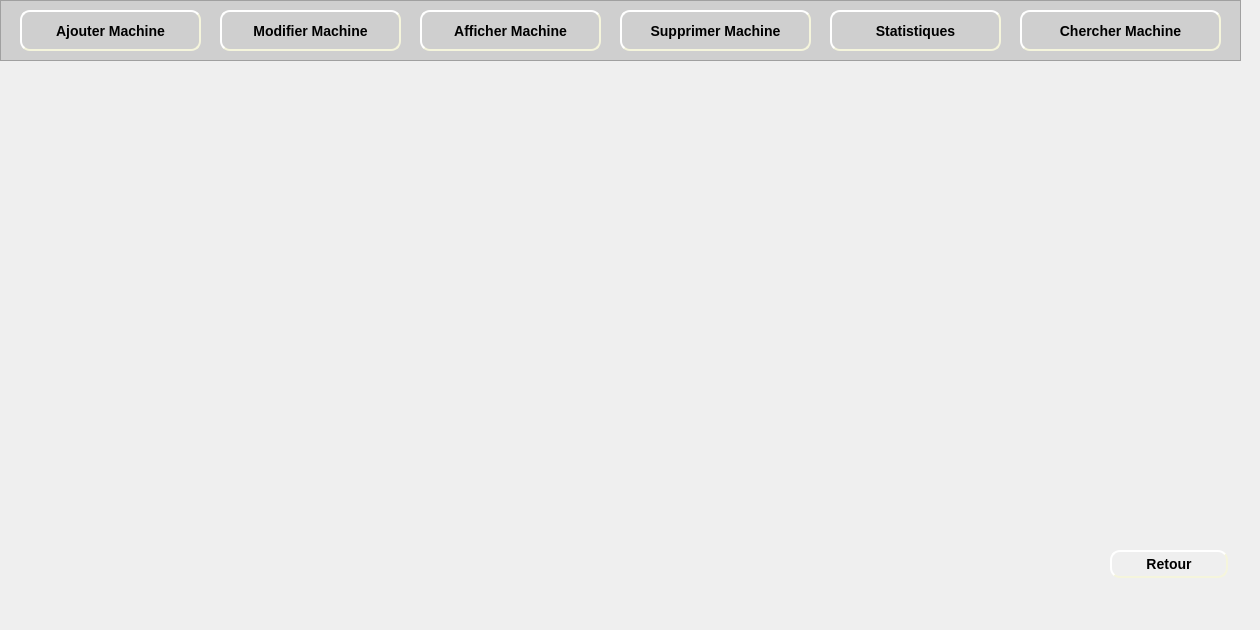
    <widget class="QWidget" name="page_12">
     <widget class="QFrame" name="frame_11">
      <property name="geometry">
       <rect>
        <x>0</x>
        <y>0</y>
        <width>1241</width>
        <height>61</height>
       </rect>
      </property>
      <property name="styleSheet">
       <string notr="true">background-color: rgb(207, 207, 207);</string>
      </property>
      <property name="frameShape">
       <enum>QFrame::StyledPanel</enum>
      </property>
      <property name="frameShadow">
       <enum>QFrame::Raised</enum>
      </property>
      <widget class="QPushButton" name="pushButton_ajouterMachine_7">
       <property name="geometry">
        <rect>
         <x>20</x>
         <y>10</y>
         <width>181</width>
         <height>41</height>
        </rect>
       </property>
       <property name="styleSheet">
        <string notr="true">#pushButton_ajouterMachine_7
{
	background-color: rgb(207, 207, 207);
	border-color: beige;
border-style: outset;
  border-width: 2px;
  border-radius: 10px;
  font: bold 14px;
  min-width: 6em;
  padding: 6px;

}
#pushButton_ajouterMachine_7:hover
{
	border-color: blue;
}</string>
       </property>
       <property name="text">
        <string>Ajouter Machine</string>
       </property>
      </widget>
      <widget class="QLabel" name="label_92">
       <property name="geometry">
        <rect>
         <x>30</x>
         <y>20</y>
         <width>21</width>
         <height>21</height>
        </rect>
       </property>
       <property name="text">
        <string/>
       </property>
       <property name="pixmap">
        <pixmap>../Bouttons/ajouMachine-removebg-preview.png</pixmap>
       </property>
       <property name="scaledContents">
        <bool>true</bool>
       </property>
      </widget>
      <widget class="QPushButton" name="pushButton_modifierMachine_7">
       <property name="geometry">
        <rect>
         <x>220</x>
         <y>10</y>
         <width>181</width>
         <height>41</height>
        </rect>
       </property>
       <property name="styleSheet">
        <string notr="true">#pushButton_modifierMachine_7
{
	background-color: rgb(207, 207, 207);
	border-color: beige;
border-style: outset;
  border-width: 2px;
  border-radius: 10px;
  font: bold 14px;
  min-width: 6em;
  padding: 6px;

}
#pushButton_modifierMachine_7:hover
{
	border-color: blue;
}</string>
       </property>
       <property name="text">
        <string>Modifier Machine</string>
       </property>
      </widget>
      <widget class="QLabel" name="label_93">
       <property name="geometry">
        <rect>
         <x>230</x>
         <y>20</y>
         <width>21</width>
         <height>21</height>
        </rect>
       </property>
       <property name="text">
        <string/>
       </property>
       <property name="pixmap">
        <pixmap>../Bouttons/modifier-removebg-preview.png</pixmap>
       </property>
       <property name="scaledContents">
        <bool>true</bool>
       </property>
      </widget>
      <widget class="QPushButton" name="pushButton_afficherMachine_6">
       <property name="geometry">
        <rect>
         <x>420</x>
         <y>10</y>
         <width>181</width>
         <height>41</height>
        </rect>
       </property>
       <property name="styleSheet">
        <string notr="true">#pushButton_afficherMachine_6
{

	border-color: beige;
border-style: outset;
  border-width: 2px;
  border-radius: 10px;
  font: bold 14px;
  min-width: 6em;
  padding: 6px;

}
#pushButton_afficherMachine_6:hover
{
	border-color: blue;
}</string>
       </property>
       <property name="text">
        <string>Afficher Machine</string>
       </property>
      </widget>
      <widget class="QLabel" name="label_94">
       <property name="geometry">
        <rect>
         <x>430</x>
         <y>20</y>
         <width>21</width>
         <height>21</height>
        </rect>
       </property>
       <property name="text">
        <string/>
       </property>
       <property name="pixmap">
        <pixmap>../Bouttons/afficher-removebg-preview.png</pixmap>
       </property>
       <property name="scaledContents">
        <bool>true</bool>
       </property>
      </widget>
      <widget class="QPushButton" name="pushButton_supprimerMachine_6">
       <property name="geometry">
        <rect>
         <x>620</x>
         <y>10</y>
         <width>191</width>
         <height>41</height>
        </rect>
       </property>
       <property name="styleSheet">
        <string notr="true">#pushButton_supprimerMachine_6
{
	background-color: rgb(207, 207, 207);
	border-color: beige;
border-style: outset;
  border-width: 2px;
  border-radius: 10px;
  font: bold 14px;
  min-width: 6em;
  padding: 6px;

}
#pushButton_supprimerMachine_6:hover
{
	border-color: blue;
}</string>
       </property>
       <property name="text">
        <string>Supprimer Machine</string>
       </property>
      </widget>
      <widget class="QLabel" name="label_95">
       <property name="geometry">
        <rect>
         <x>630</x>
         <y>20</y>
         <width>16</width>
         <height>20</height>
        </rect>
       </property>
       <property name="text">
        <string/>
       </property>
       <property name="pixmap">
        <pixmap>../Bouttons/supprimerMachine-removebg-preview.png</pixmap>
       </property>
       <property name="scaledContents">
        <bool>true</bool>
       </property>
      </widget>
      <widget class="QPushButton" name="pushButton_statistiques_6">
       <property name="geometry">
        <rect>
         <x>830</x>
         <y>10</y>
         <width>171</width>
         <height>41</height>
        </rect>
       </property>
       <property name="styleSheet">
        <string notr="true">#pushButton_statistiques_6
{
	background-color: rgb(207, 207, 207);
	border-color: beige;
border-style: outset;
  border-width: 2px;
  border-radius: 10px;
  font: bold 14px;
  min-width: 6em;
  padding: 6px;

}
#pushButton_statistiques_6:hover
{
	border-color: blue;
}</string>
       </property>
       <property name="text">
        <string>Statistiques</string>
       </property>
      </widget>
      <widget class="QLabel" name="label_26">
       <property name="geometry">
        <rect>
         <x>840</x>
         <y>20</y>
         <width>21</width>
         <height>21</height>
        </rect>
       </property>
       <property name="text">
        <string/>
       </property>
       <property name="pixmap">
        <pixmap>../Bouttons/stat-removebg-preview.png</pixmap>
       </property>
       <property name="scaledContents">
        <bool>true</bool>
       </property>
      </widget>
      <widget class="QPushButton" name="pushButton_chercherMachine_6">
       <property name="geometry">
        <rect>
         <x>1020</x>
         <y>10</y>
         <width>201</width>
         <height>41</height>
        </rect>
       </property>
       <property name="styleSheet">
        <string notr="true">#pushButton_chercherMachine_6
{

	border-color: beige;
border-style: outset;
  border-width: 2px;
  border-radius: 10px;
  font: bold 14px;
  min-width: 6em;
  padding: 6px;

}
#pushButton_chercherMachine_6:hover
{
	border-color: blue;
}</string>
       </property>
       <property name="text">
        <string>Chercher Machine</string>
       </property>
      </widget>
      <widget class="QLabel" name="label_100">
       <property name="geometry">
        <rect>
         <x>1030</x>
         <y>20</y>
         <width>21</width>
         <height>21</height>
        </rect>
       </property>
       <property name="text">
        <string/>
       </property>
       <property name="pixmap">
        <pixmap>../Bouttons/consulter-removebg-preview.png</pixmap>
       </property>
       <property name="scaledContents">
        <bool>true</bool>
       </property>
      </widget>
     </widget>
     <widget class="QPushButton" name="pushButton_retour_8">
      <property name="geometry">
       <rect>
        <x>1110</x>
        <y>550</y>
        <width>118</width>
        <height>28</height>
       </rect>
      </property>
      <property name="styleSheet">
       <string notr="true">#pushButton_retour_8
{
	
	border-color: beige;
border-style: outset;
  border-width: 2px;
  border-radius: 10px;
  font: bold 14px;
  min-width: 6em;
  padding: 6px;

}
#pushButton_retour_8:hover
{
	border-color: blue;
}</string>
      </property>
      <property name="text">
       <string>Retour</string>
      </property>
     </widget>
     <widget class="QLabel" name="label_96">
      <property name="geometry">
       <rect>
        <x>1120</x>
        <y>560</y>
        <width>21</width>
        <height>16</height>
       </rect>
      </property>
      <property name="text">
       <string/>
      </property>
      <property name="pixmap">
       <pixmap>../Bouttons/retour-removebg-preview.png</pixmap>
      </property>
      <property name="scaledContents">
       <bool>true</bool>
      </property>
     </widget>
     <widget class="QLabel" name="label_19">
      <property name="geometry">
       <rect>
        <x>-10</x>
        <y>60</y>
        <width>1251</width>
        <height>561</height>
       </rect>
      </property>
      <property name="text">
       <string/>
      </property>
      <property name="pixmap">
       <pixmap>../Bouttons/fontFinal.jpg</pixmap>
      </property>
     </widget>
     <widget class="QFrame" name="horizontalFrame_3">
      <property name="geometry">
       <rect>
        <x>170</x>
        <y>80</y>
        <width>1081</width>
        <height>501</height>
       </rect>
      </property>
      <layout class="QHBoxLayout" name="horizontalLayout_5"/>
     </widget>
     <zorder>frame_11</zorder>
     <zorder>label_19</zorder>
     <zorder>pushButton_retour_8</zorder>
     <zorder>label_96</zorder>
     <zorder>horizontalFrame_3</zorder>
    </widget>
